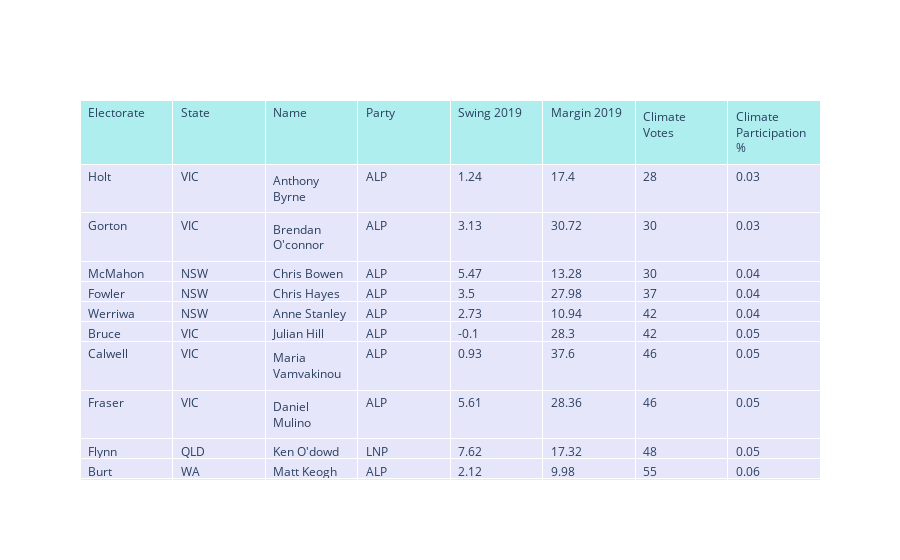

Source (notebook cell):
### Code cell
vote_stats = vote_stats.sort_values(by="votes", ascending=True)

fig = go.Figure(data=[go.Table(
    header=dict(values=["Electorate", "State", "Name", "Party", "Swing 2019", "Margin 2019", "Climate Votes", "Climate Participation %"],
                fill_color='paleturquoise',
                align='left'),
    cells=dict(values=[vote_stats.electorate, vote_stats.state, vote_stats.preferred_name, vote_stats.Party, vote_stats.Swing, vote_stats.Margin, vote_stats.votes, vote_stats.Participation,],
               fill_color='lavender',
               align='left'))
])

fig.show()

### Figure 1 — Plotly figure (JSON) as saved in the notebook; plotly's stock layout.template omitted (floating-point values rounded to 4 significant figures; data arrays with more than 128 entries replaced by an {"elided": "..."} marker saying what was removed)
{"data": [{"cells": {"align": "left", "fill": {"color": "lavender"}, "values": {"elided": "8x151 mixed values"}}, "header": {"align": "left", "fill": {"color": "paleturquoise"}, "values": ["Electorate", "State", "Name", "Party", "Swing 2019", "Margin 2019", "Climate Votes", "Climate Participation %"]}, "type": "table"}], "layout": {}}
